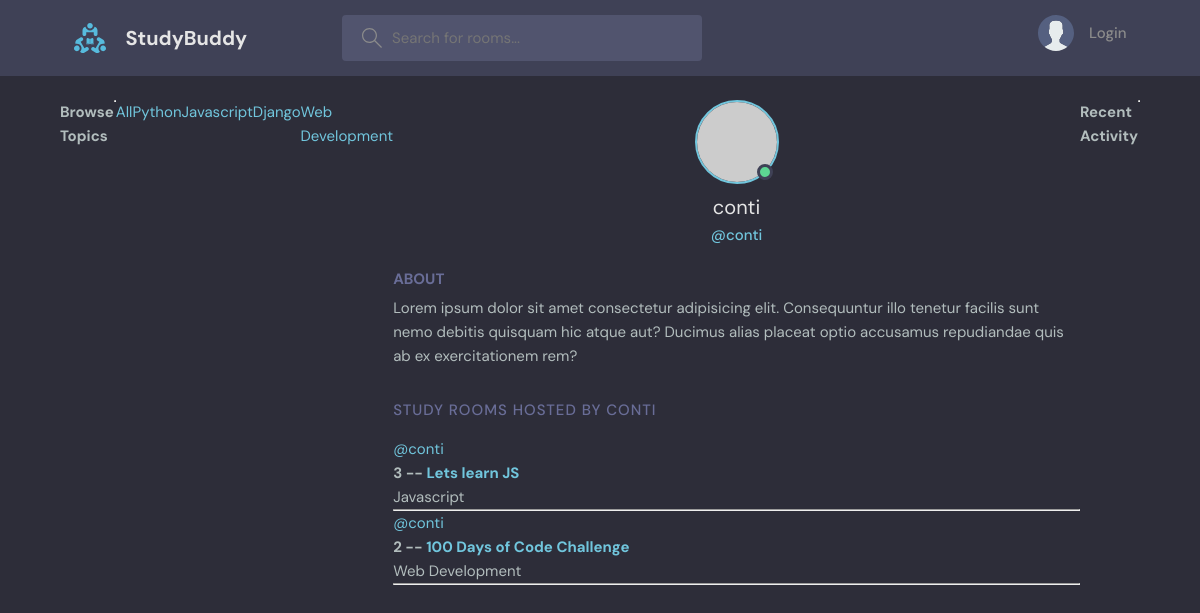
The app's page /profile/1 with its own data.
### base/models.py (models this page shows, shortened)
class Topic(models.Model):
    name = models.CharField(max_length=200)

class Room(models.Model):
    host = models.ForeignKey(User, on_delete=models.SET_NULL, null=True)
    topic = models.ForeignKey(Topic, on_delete=models.SET_NULL, null=True)
    name = models.CharField(max_length=200)
    description = models.TextField(null=True, blank=True)
    participants = models.ManyToManyField(User, related_name='participants', blank=True)
    updated = models.DateTimeField(auto_now=True)
    created = models.DateTimeField(auto_now_add=True)
    class Meta:
        ordering = ['-updated', '-created']

### base/views.py (the view)
# urls.py: path('profile/<str:pk>', views.userProfile, name="profile"),
def userProfile(request, pk):
    user = User.objects.get(id=pk)
    rooms = user.room_set.all()
    room_messages = user.message_set.all()
    topics = Topic.objects.all()
    context = {'user':user, 'rooms':rooms,
    'room_messages':room_messages, 'topics':topics}
    return render(request, 'base/profile.html', context)

### base/templates/base/profile.html (shortened to what this page needs)
{% extends 'main.html' %}
{% block content %}
  <main class="profile-page layout layout--3">
    <div class="container">
      {% include 'base/topics_component.html' %}
      <div class="roomList">
        <div class="profile">
          <div class="profile__avatar">
            <div class="avatar avatar--large active">
              <img src="https://randomuser.me/api/portraits/men/11.jpg" />
            </div>
          </div>
          <div class="profile__info">
            <h3>{{user.username}}</h3>
            <p>@{{user.username}}</p>
          </div>
          <div class="profile__about">
            <h3>About</h3>
            <p>
              Lorem ipsum dolor sit amet consectetur adipisicing elit. Consequuntur illo tenetur
              facilis sunt nemo debitis quisquam hic atque aut? Ducimus alias placeat optio
              accusamus repudiandae quis ab ex exercitationem rem?
            </p>
          </div>
        </div>
        <div class="roomList__header">
          <div>
            <h2>Study Rooms Hosted by {{user.username}}</a>
            </h2>
          </div>
        </div>
        {% include 'base/feed_component.html' %}
      </div>
      {% include 'base/activity_component.html' %}
    </div>
  </main>
{% endblock content %}

### base/templates/base/topics_component.html
<h3>Browse Topics</h3>
    <hr />
    <div>
      <a href="{% url 'home' %}">All</a>
    </div>
    {% for topic in topics %}
    <div>
      <a href="{% url 'home' %}?q={{topic.name}}">{{topic.name}}</a>
    </div>
    {% endfor %}

### base/templates/base/feed_component.html (shortened to what this page needs)
{% for room in rooms %}
      <div>
        <a href="{% url 'profile' room.host.id %}">@{{room.host.username}}</a>
        <h5>
          {{room.id}} -- <a href="{% url 'room' room.id %}">{{room.name}}</a>
        </h5>
        <small>{{room.topic.name}}</small>
        <hr />
      </div>
    {% endfor %}

### static/styles/style.css (style rules this page uses)
:root { --color-main: #71c6dd; --color-main-light: #e1f6fb; --color-dark: #3f4156; --color-dark-medium: #51546e; --color-dark-light: #696d97; --color-light: #e5e5e5; --color-gray: #8b8b8b; --color-light-gray: #b2bdbd; --color-bg: #2d2d39; --color-success: #5dd693; --color-error: #fc4b0b; }
* { font-family: "DM Sans", -apple-system, BlinkMacSystemFont, "Segoe UI", Roboto, Oxygen, Ubuntu, Cantarell, "Open Sans", "Helvetica Neue", sans-serif; margin: 0; padding: 0; box-sizing: border-box; text-rendering: optimizeLegibility; font-size: inherit; }
html { font-size: 56.25%; }
@media only screen and (min-width: 1200px) { html { font-size: 62.5%; } }
body { line-height: 1.6; font-weight: 400; font-size: 1.5rem; color: var(--color-light-gray); background-color: var(--color-bg); min-height: 100vh; }
img { width: 100%; }
a { display: inline-block; color: var(--color-main); text-decoration: none; }
.container { max-width: 120rem; width: 90%; margin: auto; }
.avatar { position: relative; display: inline-block; border-radius: 50%; border: 2px solid var(--color-main); }
.avatar img { display: block; border-radius: 50%; object-fit: cover; object-position: center; }
.avatar::after { content: ""; display: block; position: absolute; background-color: var(--color-gray); z-index: 111; border-radius: 50%; border: 0.3rem solid var(--color-dark); }
.avatar.active::after { background-color: var(--color-success); }
.avatar.avatar--large img { display: block; width: 8rem; height: 8rem; border-radius: 50%; }
.avatar.avatar--large:after { width: 1rem; height: 1rem; bottom: 2px; right: 3.5px; }
.layout { margin-top: 2.4rem; }
.layout > .container { display: flex; justify-content: space-between; align-items: flex-start; }
.roomList__header { display: flex; justify-content: space-between; align-items: center; margin-bottom: 2.4rem; }
.roomList__header h2 { text-transform: uppercase; font-weight: 500; color: var(--color-light); letter-spacing: 1px; }
.profile { margin-bottom: 3rem; }
.profile__avatar { text-align: center; }
.profile__info { text-align: center; }
.profile__info h3 { font-size: 2rem; color: var(--color-light); font-weight: 400; }
.profile__info p { color: var(--color-main); font-weight: 500; margin-bottom: 1rem; }
.profile__about { margin-top: 2rem; }
.profile__about h3 { text-transform: uppercase; color: var(--color-dark-light); margin-bottom: 0.5rem; }
.profile-page .roomList__header { margin-bottom: 1.5rem; }
.profile-page .roomList__header h2 { color: var(--color-dark-light); }

### records on screen
Topic: name "Python"
Topic: name "Javascript"
Topic: name "Django"
Topic: name "Web Development"
Room: host.username "conti", id "3", name "Lets learn JS", topic.name "Javascript"
Room: host.username "conti", id "2", name "100 Days of Code Challenge", topic.name "Web Development"

### other values on screen
{{ user.username }} "conti"
{{ user.username }} "CONTI"
